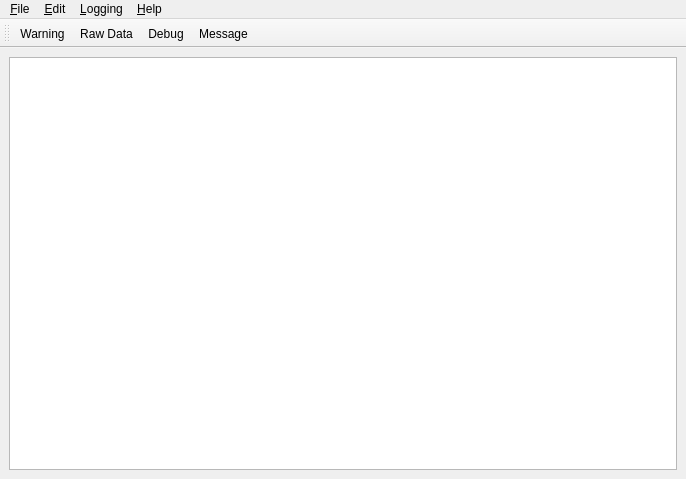
<?xml version="1.0" encoding="UTF-8"?>
<ui version="4.0">
 <class>LogWindow</class>
 <widget class="QMainWindow" name="LogWindow">
  <property name="geometry">
   <rect>
    <x>0</x>
    <y>0</y>
    <width>686</width>
    <height>479</height>
   </rect>
  </property>
  <property name="windowTitle">
   <string>MainWindow</string>
  </property>
  <widget class="QWidget" name="centralwidget">
   <layout class="QHBoxLayout" name="horizontalLayout">
    <item>
     <widget class="QPlainTextEdit" name="plainTextEdit"/>
    </item>
   </layout>
  </widget>
  <widget class="QMenuBar" name="menubar">
   <property name="geometry">
    <rect>
     <x>0</x>
     <y>0</y>
     <width>686</width>
     <height>26</height>
    </rect>
   </property>
   <widget class="QMenu" name="menu_File">
    <property name="title">
     <string>&amp;File</string>
    </property>
    <addaction name="action_Reset"/>
    <addaction name="actionSave_As"/>
    <addaction name="separator"/>
    <addaction name="action_Print"/>
    <addaction name="separator"/>
    <addaction name="actionClose"/>
   </widget>
   <widget class="QMenu" name="menu_Edit">
    <property name="title">
     <string>&amp;Edit</string>
    </property>
    <addaction name="actionSelect_All"/>
    <addaction name="action_Copy"/>
   </widget>
   <widget class="QMenu" name="menu_Help">
    <property name="title">
     <string>&amp;Help</string>
    </property>
    <addaction name="action_About"/>
   </widget>
   <widget class="QMenu" name="menuLogging">
    <property name="title">
     <string>&amp;Logging</string>
    </property>
    <addaction name="actionMessage"/>
    <addaction name="actionWarning"/>
    <addaction name="actionDebug"/>
    <addaction name="actionRaw_Data"/>
   </widget>
   <addaction name="menu_File"/>
   <addaction name="menu_Edit"/>
   <addaction name="menuLogging"/>
   <addaction name="menu_Help"/>
  </widget>
  <widget class="QToolBar" name="toolBar">
   <property name="windowTitle">
    <string>toolBar</string>
   </property>
   <attribute name="toolBarArea">
    <enum>TopToolBarArea</enum>
   </attribute>
   <attribute name="toolBarBreak">
    <bool>false</bool>
   </attribute>
   <addaction name="actionWarning"/>
   <addaction name="actionRaw_Data"/>
   <addaction name="actionDebug"/>
   <addaction name="actionMessage"/>
  </widget>
  <action name="action_Reset">
   <property name="text">
    <string>&amp;Reset</string>
   </property>
   <property name="toolTip">
    <string>Clear the current text</string>
   </property>
   <property name="shortcut">
    <string>Ctrl+R</string>
   </property>
  </action>
  <action name="actionSave_As">
   <property name="text">
    <string>Save &amp;As</string>
   </property>
   <property name="toolTip">
    <string>Save current text into a file</string>
   </property>
  </action>
  <action name="action_Print">
   <property name="text">
    <string>&amp;Print</string>
   </property>
   <property name="toolTip">
    <string>Print current text</string>
   </property>
   <property name="shortcut">
    <string>Ctrl+P</string>
   </property>
  </action>
  <action name="actionSelect_All">
   <property name="text">
    <string>Select &amp;All</string>
   </property>
   <property name="toolTip">
    <string>Select all current text</string>
   </property>
   <property name="shortcut">
    <string>Ctrl+A</string>
   </property>
  </action>
  <action name="action_Copy">
   <property name="text">
    <string>&amp;Copy</string>
   </property>
   <property name="toolTip">
    <string>Copy all selected text</string>
   </property>
   <property name="shortcut">
    <string>Ctrl+C</string>
   </property>
  </action>
  <action name="actionWarning">
   <property name="checkable">
    <bool>true</bool>
   </property>
   <property name="text">
    <string>Warning</string>
   </property>
   <property name="toolTip">
    <string>Log all Warning messages</string>
   </property>
  </action>
  <action name="actionRaw_Data">
   <property name="checkable">
    <bool>true</bool>
   </property>
   <property name="text">
    <string>Raw Data</string>
   </property>
   <property name="toolTip">
    <string>Log all Raw data (dump)</string>
   </property>
  </action>
  <action name="actionDebug">
   <property name="checkable">
    <bool>true</bool>
   </property>
   <property name="text">
    <string>Debug</string>
   </property>
   <property name="toolTip">
    <string>Log all debug messages</string>
   </property>
  </action>
  <action name="actionMessage">
   <property name="checkable">
    <bool>true</bool>
   </property>
   <property name="text">
    <string>Message</string>
   </property>
   <property name="toolTip">
    <string>Log all standard messages</string>
   </property>
  </action>
  <action name="action_About">
   <property name="text">
    <string>&amp;About</string>
   </property>
  </action>
  <action name="actionClose">
   <property name="text">
    <string>Close</string>
   </property>
  </action>
 </widget>
 <resources/>
 <connections/>
</ui>
